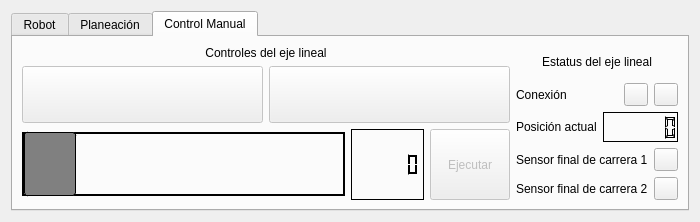
<?xml version="1.0" encoding="UTF-8"?>
<ui version="4.0">
 <class>LinearAxisGUI</class>
 <widget class="QWidget" name="LinearAxisGUI">
  <property name="geometry">
   <rect>
    <x>0</x>
    <y>0</y>
    <width>700</width>
    <height>222</height>
   </rect>
  </property>
  <property name="sizePolicy">
   <sizepolicy hsizetype="Maximum" vsizetype="Maximum">
    <horstretch>0</horstretch>
    <verstretch>0</verstretch>
   </sizepolicy>
  </property>
  <property name="minimumSize">
   <size>
    <width>700</width>
    <height>222</height>
   </size>
  </property>
  <property name="maximumSize">
   <size>
    <width>1000</width>
    <height>249</height>
   </size>
  </property>
  <property name="windowTitle">
   <string>LinearAxisGUI</string>
  </property>
  <layout class="QGridLayout" name="gridLayout">
   <item row="0" column="0">
    <widget class="QTabWidget" name="tabWidget">
     <property name="sizePolicy">
      <sizepolicy hsizetype="Maximum" vsizetype="Maximum">
       <horstretch>0</horstretch>
       <verstretch>0</verstretch>
      </sizepolicy>
     </property>
     <property name="maximumSize">
      <size>
       <width>2000</width>
       <height>2000</height>
      </size>
     </property>
     <property name="currentIndex">
      <number>2</number>
     </property>
     <widget class="QWidget" name="tab_choose">
      <attribute name="title">
       <string>Robot</string>
      </attribute>
      <layout class="QVBoxLayout" name="verticalLayout">
       <item>
        <widget class="QComboBox" name="robotSelection">
         <property name="sizePolicy">
          <sizepolicy hsizetype="Preferred" vsizetype="Preferred">
           <horstretch>0</horstretch>
           <verstretch>0</verstretch>
          </sizepolicy>
         </property>
         <item>
          <property name="text">
           <string>Elija un robot</string>
          </property>
         </item>
         <item>
          <property name="text">
           <string>Universal Robots UR3</string>
          </property>
         </item>
         <item>
          <property name="text">
           <string>Franka Emika Panda</string>
          </property>
         </item>
         <item>
          <property name="text">
           <string>UF Factory xArm</string>
          </property>
         </item>
         <item>
          <property name="text">
           <string>Kinova Jaco</string>
          </property>
         </item>
         <item>
          <property name="text">
           <string>Aubo i3</string>
          </property>
         </item>
        </widget>
       </item>
       <item>
        <widget class="QPushButton" name="pushButton">
         <property name="enabled">
          <bool>false</bool>
         </property>
         <property name="sizePolicy">
          <sizepolicy hsizetype="Minimum" vsizetype="Preferred">
           <horstretch>0</horstretch>
           <verstretch>0</verstretch>
          </sizepolicy>
         </property>
         <property name="text">
          <string>Configuración</string>
         </property>
        </widget>
       </item>
      </layout>
     </widget>
     <widget class="QWidget" name="tab_plan">
      <attribute name="title">
       <string>Planeación</string>
      </attribute>
      <layout class="QHBoxLayout" name="horizontalLayout">
       <item>
        <widget class="QGroupBox" name="axisGroupBox">
         <property name="title">
          <string>Eje lineal</string>
         </property>
         <layout class="QVBoxLayout" name="verticalLayout_2">
          <item>
           <widget class="QRadioButton" name="hwRadioBtn">
            <property name="text">
             <string>Hardware</string>
            </property>
           </widget>
          </item>
          <item>
           <widget class="QRadioButton" name="simRadioBtn">
            <property name="text">
             <string>Simulación</string>
            </property>
            <property name="checked">
             <bool>true</bool>
            </property>
           </widget>
          </item>
          <item>
           <widget class="QRadioButton" name="disableRadioBtn">
            <property name="enabled">
             <bool>false</bool>
            </property>
            <property name="text">
             <string>Deshabilitar</string>
            </property>
           </widget>
          </item>
         </layout>
        </widget>
       </item>
       <item>
        <widget class="QGroupBox" name="robotGroupBox">
         <property name="title">
          <string>Robot</string>
         </property>
         <layout class="QVBoxLayout" name="verticalLayout_3">
          <item>
           <widget class="QRadioButton" name="hwRadioBtn_2">
            <property name="enabled">
             <bool>false</bool>
            </property>
            <property name="text">
             <string>Hardware</string>
            </property>
           </widget>
          </item>
          <item>
           <widget class="QRadioButton" name="simRadioBtn_2">
            <property name="text">
             <string>Simulación</string>
            </property>
            <property name="checked">
             <bool>true</bool>
            </property>
           </widget>
          </item>
          <item>
           <widget class="QRadioButton" name="disableRadioBtn_2">
            <property name="text">
             <string>Deshabilitar</string>
            </property>
           </widget>
          </item>
         </layout>
        </widget>
       </item>
       <item>
        <layout class="QVBoxLayout" name="verticalLayout_4">
         <item>
          <widget class="QPushButton" name="runRVIZ">
           <property name="sizePolicy">
            <sizepolicy hsizetype="Minimum" vsizetype="Preferred">
             <horstretch>0</horstretch>
             <verstretch>0</verstretch>
            </sizepolicy>
           </property>
           <property name="text">
            <string>Realizar Planeación</string>
           </property>
          </widget>
         </item>
         <item>
          <widget class="QPushButton" name="runCode">
           <property name="enabled">
            <bool>false</bool>
           </property>
           <property name="sizePolicy">
            <sizepolicy hsizetype="Minimum" vsizetype="Preferred">
             <horstretch>0</horstretch>
             <verstretch>0</verstretch>
            </sizepolicy>
           </property>
           <property name="text">
            <string>Ejecutar código</string>
           </property>
          </widget>
         </item>
        </layout>
       </item>
      </layout>
     </widget>
     <widget class="QWidget" name="tab_manual">
      <attribute name="title">
       <string>Control Manual</string>
      </attribute>
      <layout class="QHBoxLayout" name="horizontalLayout_2">
       <item>
        <layout class="QVBoxLayout" name="verticalLayout_5">
         <item>
          <widget class="QLabel" name="controlLabel">
           <property name="sizePolicy">
            <sizepolicy hsizetype="Preferred" vsizetype="Minimum">
             <horstretch>0</horstretch>
             <verstretch>0</verstretch>
            </sizepolicy>
           </property>
           <property name="layoutDirection">
            <enum>Qt::LeftToRight</enum>
           </property>
           <property name="text">
            <string>Controles del eje lineal</string>
           </property>
           <property name="alignment">
            <set>Qt::AlignCenter</set>
           </property>
          </widget>
         </item>
         <item>
          <layout class="QHBoxLayout" name="horizontalLayout_6">
           <item>
            <widget class="QToolButton" name="homeBtn">
             <property name="enabled">
              <bool>false</bool>
             </property>
             <property name="sizePolicy">
              <sizepolicy hsizetype="Preferred" vsizetype="Fixed">
               <horstretch>0</horstretch>
               <verstretch>0</verstretch>
              </sizepolicy>
             </property>
             <property name="text">
              <string/>
             </property>
             <property name="icon">
              <iconset>
               <normalon>../../../../../.designer/backup/home.jpeg</normalon>
              </iconset>
             </property>
             <property name="iconSize">
              <size>
               <width>200</width>
               <height>50</height>
              </size>
             </property>
            </widget>
           </item>
           <item>
            <widget class="QToolButton" name="stopBtn">
             <property name="enabled">
              <bool>false</bool>
             </property>
             <property name="sizePolicy">
              <sizepolicy hsizetype="Preferred" vsizetype="Fixed">
               <horstretch>0</horstretch>
               <verstretch>0</verstretch>
              </sizepolicy>
             </property>
             <property name="text">
              <string/>
             </property>
             <property name="icon">
              <iconset>
               <normaloff>../../../../../.designer/backup/stop.png</normaloff>../../../../../.designer/backup/stop.png</iconset>
             </property>
             <property name="iconSize">
              <size>
               <width>200</width>
               <height>50</height>
              </size>
             </property>
            </widget>
           </item>
          </layout>
         </item>
         <item>
          <layout class="QHBoxLayout" name="horizontalLayout_7">
           <item>
            <widget class="QSlider" name="positionControl">
             <property name="enabled">
              <bool>true</bool>
             </property>
             <property name="sizePolicy">
              <sizepolicy hsizetype="Expanding" vsizetype="Expanding">
               <horstretch>0</horstretch>
               <verstretch>0</verstretch>
              </sizepolicy>
             </property>
             <property name="styleSheet">
              <string notr="true">QSlider::groove:horizontal {
    border: 2px solid;
    height: 60px; /* the groove expands to the size of the slider by default. by giving it a height, it has a fixed size */
    margin: 0px 0;
}

QSlider::handle:horizontal {
	background-color: grey;
    border: 1px solid;
	height: 5;
    width: 50px;
    margin: -2px 0px; /* handle is placed by default on the contents rect of the groove. Expand outside the groove */
    border-radius: 3px;
}</string>
             </property>
             <property name="minimum">
              <number>0</number>
             </property>
             <property name="maximum">
              <number>400</number>
             </property>
             <property name="value">
              <number>0</number>
             </property>
             <property name="orientation">
              <enum>Qt::Horizontal</enum>
             </property>
            </widget>
           </item>
           <item>
            <widget class="QLCDNumber" name="positionDisplay_2">
             <property name="enabled">
              <bool>false</bool>
             </property>
             <property name="palette">
              <palette>
               <active>
                <colorrole role="WindowText">
                 <brush brushstyle="SolidPattern">
                  <color alpha="255">
                   <red>255</red>
                   <green>255</green>
                   <blue>255</blue>
                  </color>
                 </brush>
                </colorrole>
                <colorrole role="Button">
                 <brush brushstyle="SolidPattern">
                  <color alpha="255">
                   <red>0</red>
                   <green>0</green>
                   <blue>0</blue>
                  </color>
                 </brush>
                </colorrole>
                <colorrole role="Light">
                 <brush brushstyle="SolidPattern">
                  <color alpha="255">
                   <red>0</red>
                   <green>0</green>
                   <blue>0</blue>
                  </color>
                 </brush>
                </colorrole>
                <colorrole role="Midlight">
                 <brush brushstyle="SolidPattern">
                  <color alpha="255">
                   <red>0</red>
                   <green>0</green>
                   <blue>0</blue>
                  </color>
                 </brush>
                </colorrole>
                <colorrole role="Dark">
                 <brush brushstyle="SolidPattern">
                  <color alpha="255">
                   <red>0</red>
                   <green>0</green>
                   <blue>0</blue>
                  </color>
                 </brush>
                </colorrole>
                <colorrole role="Mid">
                 <brush brushstyle="SolidPattern">
                  <color alpha="255">
                   <red>0</red>
                   <green>0</green>
                   <blue>0</blue>
                  </color>
                 </brush>
                </colorrole>
                <colorrole role="Text">
                 <brush brushstyle="SolidPattern">
                  <color alpha="255">
                   <red>255</red>
                   <green>255</green>
                   <blue>255</blue>
                  </color>
                 </brush>
                </colorrole>
                <colorrole role="BrightText">
                 <brush brushstyle="SolidPattern">
                  <color alpha="255">
                   <red>255</red>
                   <green>255</green>
                   <blue>255</blue>
                  </color>
                 </brush>
                </colorrole>
                <colorrole role="ButtonText">
                 <brush brushstyle="SolidPattern">
                  <color alpha="255">
                   <red>255</red>
                   <green>255</green>
                   <blue>255</blue>
                  </color>
                 </brush>
                </colorrole>
                <colorrole role="Base">
                 <brush brushstyle="SolidPattern">
                  <color alpha="255">
                   <red>0</red>
                   <green>0</green>
                   <blue>0</blue>
                  </color>
                 </brush>
                </colorrole>
                <colorrole role="Window">
                 <brush brushstyle="SolidPattern">
                  <color alpha="255">
                   <red>0</red>
                   <green>0</green>
                   <blue>0</blue>
                  </color>
                 </brush>
                </colorrole>
                <colorrole role="Shadow">
                 <brush brushstyle="SolidPattern">
                  <color alpha="255">
                   <red>0</red>
                   <green>0</green>
                   <blue>0</blue>
                  </color>
                 </brush>
                </colorrole>
                <colorrole role="AlternateBase">
                 <brush brushstyle="SolidPattern">
                  <color alpha="255">
                   <red>0</red>
                   <green>0</green>
                   <blue>0</blue>
                  </color>
                 </brush>
                </colorrole>
                <colorrole role="ToolTipBase">
                 <brush brushstyle="SolidPattern">
                  <color alpha="255">
                   <red>255</red>
                   <green>255</green>
                   <blue>220</blue>
                  </color>
                 </brush>
                </colorrole>
                <colorrole role="ToolTipText">
                 <brush brushstyle="SolidPattern">
                  <color alpha="255">
                   <red>0</red>
                   <green>0</green>
                   <blue>0</blue>
                  </color>
                 </brush>
                </colorrole>
                <colorrole role="PlaceholderText">
                 <brush brushstyle="SolidPattern">
                  <color alpha="128">
                   <red>255</red>
                   <green>255</green>
                   <blue>255</blue>
                  </color>
                 </brush>
                </colorrole>
               </active>
               <inactive>
                <colorrole role="WindowText">
                 <brush brushstyle="SolidPattern">
                  <color alpha="255">
                   <red>255</red>
                   <green>255</green>
                   <blue>255</blue>
                  </color>
                 </brush>
                </colorrole>
                <colorrole role="Button">
                 <brush brushstyle="SolidPattern">
                  <color alpha="255">
                   <red>0</red>
                   <green>0</green>
                   <blue>0</blue>
                  </color>
                 </brush>
                </colorrole>
                <colorrole role="Light">
                 <brush brushstyle="SolidPattern">
                  <color alpha="255">
                   <red>0</red>
                   <green>0</green>
                   <blue>0</blue>
                  </color>
                 </brush>
                </colorrole>
                <colorrole role="Midlight">
                 <brush brushstyle="SolidPattern">
                  <color alpha="255">
                   <red>0</red>
                   <green>0</green>
                   <blue>0</blue>
                  </color>
                 </brush>
                </colorrole>
                <colorrole role="Dark">
                 <brush brushstyle="SolidPattern">
                  <color alpha="255">
                   <red>0</red>
                   <green>0</green>
                   <blue>0</blue>
                  </color>
                 </brush>
                </colorrole>
                <colorrole role="Mid">
                 <brush brushstyle="SolidPattern">
                  <color alpha="255">
                   <red>0</red>
                   <green>0</green>
                   <blue>0</blue>
                  </color>
                 </brush>
                </colorrole>
                <colorrole role="Text">
                 <brush brushstyle="SolidPattern">
                  <color alpha="255">
                   <red>255</red>
                   <green>255</green>
                   <blue>255</blue>
                  </color>
                 </brush>
                </colorrole>
                <colorrole role="BrightText">
                 <brush brushstyle="SolidPattern">
                  <color alpha="255">
                   <red>255</red>
                   <green>255</green>
                   <blue>255</blue>
                  </color>
                 </brush>
                </colorrole>
                <colorrole role="ButtonText">
                 <brush brushstyle="SolidPattern">
                  <color alpha="255">
                   <red>255</red>
                   <green>255</green>
                   <blue>255</blue>
                  </color>
                 </brush>
                </colorrole>
                <colorrole role="Base">
                 <brush brushstyle="SolidPattern">
                  <color alpha="255">
                   <red>0</red>
                   <green>0</green>
                   <blue>0</blue>
                  </color>
                 </brush>
                </colorrole>
                <colorrole role="Window">
                 <brush brushstyle="SolidPattern">
                  <color alpha="255">
                   <red>0</red>
                   <green>0</green>
                   <blue>0</blue>
                  </color>
                 </brush>
                </colorrole>
                <colorrole role="Shadow">
                 <brush brushstyle="SolidPattern">
                  <color alpha="255">
                   <red>0</red>
                   <green>0</green>
                   <blue>0</blue>
                  </color>
                 </brush>
                </colorrole>
                <colorrole role="AlternateBase">
                 <brush brushstyle="SolidPattern">
                  <color alpha="255">
                   <red>0</red>
                   <green>0</green>
                   <blue>0</blue>
                  </color>
                 </brush>
                </colorrole>
                <colorrole role="ToolTipBase">
                 <brush brushstyle="SolidPattern">
                  <color alpha="255">
                   <red>255</red>
                   <green>255</green>
                   <blue>220</blue>
                  </color>
                 </brush>
                </colorrole>
                <colorrole role="ToolTipText">
                 <brush brushstyle="SolidPattern">
                  <color alpha="255">
                   <red>0</red>
                   <green>0</green>
                   <blue>0</blue>
                  </color>
                 </brush>
                </colorrole>
                <colorrole role="PlaceholderText">
                 <brush brushstyle="SolidPattern">
                  <color alpha="128">
                   <red>255</red>
                   <green>255</green>
                   <blue>255</blue>
                  </color>
                 </brush>
                </colorrole>
               </inactive>
               <disabled>
                <colorrole role="WindowText">
                 <brush brushstyle="SolidPattern">
                  <color alpha="255">
                   <red>0</red>
                   <green>0</green>
                   <blue>0</blue>
                  </color>
                 </brush>
                </colorrole>
                <colorrole role="Button">
                 <brush brushstyle="SolidPattern">
                  <color alpha="255">
                   <red>0</red>
                   <green>0</green>
                   <blue>0</blue>
                  </color>
                 </brush>
                </colorrole>
                <colorrole role="Light">
                 <brush brushstyle="SolidPattern">
                  <color alpha="255">
                   <red>0</red>
                   <green>0</green>
                   <blue>0</blue>
                  </color>
                 </brush>
                </colorrole>
                <colorrole role="Midlight">
                 <brush brushstyle="SolidPattern">
                  <color alpha="255">
                   <red>0</red>
                   <green>0</green>
                   <blue>0</blue>
                  </color>
                 </brush>
                </colorrole>
                <colorrole role="Dark">
                 <brush brushstyle="SolidPattern">
                  <color alpha="255">
                   <red>0</red>
                   <green>0</green>
                   <blue>0</blue>
                  </color>
                 </brush>
                </colorrole>
                <colorrole role="Mid">
                 <brush brushstyle="SolidPattern">
                  <color alpha="255">
                   <red>0</red>
                   <green>0</green>
                   <blue>0</blue>
                  </color>
                 </brush>
                </colorrole>
                <colorrole role="Text">
                 <brush brushstyle="SolidPattern">
                  <color alpha="255">
                   <red>0</red>
                   <green>0</green>
                   <blue>0</blue>
                  </color>
                 </brush>
                </colorrole>
                <colorrole role="BrightText">
                 <brush brushstyle="SolidPattern">
                  <color alpha="255">
                   <red>255</red>
                   <green>255</green>
                   <blue>255</blue>
                  </color>
                 </brush>
                </colorrole>
                <colorrole role="ButtonText">
                 <brush brushstyle="SolidPattern">
                  <color alpha="255">
                   <red>0</red>
                   <green>0</green>
                   <blue>0</blue>
                  </color>
                 </brush>
                </colorrole>
                <colorrole role="Base">
                 <brush brushstyle="SolidPattern">
                  <color alpha="255">
                   <red>0</red>
                   <green>0</green>
                   <blue>0</blue>
                  </color>
                 </brush>
                </colorrole>
                <colorrole role="Window">
                 <brush brushstyle="SolidPattern">
                  <color alpha="255">
                   <red>0</red>
                   <green>0</green>
                   <blue>0</blue>
                  </color>
                 </brush>
                </colorrole>
                <colorrole role="Shadow">
                 <brush brushstyle="SolidPattern">
                  <color alpha="255">
                   <red>0</red>
                   <green>0</green>
                   <blue>0</blue>
                  </color>
                 </brush>
                </colorrole>
                <colorrole role="AlternateBase">
                 <brush brushstyle="SolidPattern">
                  <color alpha="255">
                   <red>0</red>
                   <green>0</green>
                   <blue>0</blue>
                  </color>
                 </brush>
                </colorrole>
                <colorrole role="ToolTipBase">
                 <brush brushstyle="SolidPattern">
                  <color alpha="255">
                   <red>255</red>
                   <green>255</green>
                   <blue>220</blue>
                  </color>
                 </brush>
                </colorrole>
                <colorrole role="ToolTipText">
                 <brush brushstyle="SolidPattern">
                  <color alpha="255">
                   <red>0</red>
                   <green>0</green>
                   <blue>0</blue>
                  </color>
                 </brush>
                </colorrole>
                <colorrole role="PlaceholderText">
                 <brush brushstyle="SolidPattern">
                  <color alpha="128">
                   <red>255</red>
                   <green>255</green>
                   <blue>255</blue>
                  </color>
                 </brush>
                </colorrole>
               </disabled>
              </palette>
             </property>
             <property name="font">
              <font>
               <pointsize>20</pointsize>
              </font>
             </property>
             <property name="frameShape">
              <enum>QFrame::Panel</enum>
             </property>
             <property name="frameShadow">
              <enum>QFrame::Plain</enum>
             </property>
             <property name="lineWidth">
              <number>1</number>
             </property>
             <property name="midLineWidth">
              <number>2</number>
             </property>
             <property name="smallDecimalPoint">
              <bool>false</bool>
             </property>
             <property name="digitCount">
              <number>6</number>
             </property>
             <property name="mode">
              <enum>QLCDNumber::Dec</enum>
             </property>
             <property name="segmentStyle">
              <enum>QLCDNumber::Outline</enum>
             </property>
             <property name="value" stdset="0">
              <double>0.000000000000000</double>
             </property>
             <property name="intValue" stdset="0">
              <number>0</number>
             </property>
            </widget>
           </item>
           <item>
            <widget class="QPushButton" name="sendPosButton">
             <property name="enabled">
              <bool>false</bool>
             </property>
             <property name="sizePolicy">
              <sizepolicy hsizetype="Minimum" vsizetype="Preferred">
               <horstretch>0</horstretch>
               <verstretch>0</verstretch>
              </sizepolicy>
             </property>
             <property name="text">
              <string>Ejecutar</string>
             </property>
            </widget>
           </item>
          </layout>
         </item>
        </layout>
       </item>
       <item>
        <layout class="QVBoxLayout" name="verticalLayout_6">
         <item>
          <widget class="QLabel" name="statusLabel">
           <property name="sizePolicy">
            <sizepolicy hsizetype="Preferred" vsizetype="Minimum">
             <horstretch>0</horstretch>
             <verstretch>0</verstretch>
            </sizepolicy>
           </property>
           <property name="text">
            <string>Estatus del eje lineal</string>
           </property>
           <property name="alignment">
            <set>Qt::AlignCenter</set>
           </property>
          </widget>
         </item>
         <item>
          <layout class="QHBoxLayout" name="horizontalLayout_3">
           <item>
            <widget class="QLabel" name="connectionLabel">
             <property name="text">
              <string>Conexión</string>
             </property>
            </widget>
           </item>
           <item>
            <widget class="QToolButton" name="reloadBtn">
             <property name="text">
              <string/>
             </property>
            </widget>
           </item>
           <item>
            <widget class="MyToolButton" name="connectionLed">
             <property name="text">
              <string/>
             </property>
            </widget>
           </item>
          </layout>
         </item>
         <item>
          <layout class="QHBoxLayout" name="horizontalLayout_8">
           <item>
            <widget class="QLabel" name="label">
             <property name="text">
              <string>Posición actual</string>
             </property>
            </widget>
           </item>
           <item>
            <widget class="QLCDNumber" name="positionDisplay">
             <property name="enabled">
              <bool>false</bool>
             </property>
             <property name="palette">
              <palette>
               <active>
                <colorrole role="WindowText">
                 <brush brushstyle="SolidPattern">
                  <color alpha="255">
                   <red>255</red>
                   <green>255</green>
                   <blue>255</blue>
                  </color>
                 </brush>
                </colorrole>
                <colorrole role="Button">
                 <brush brushstyle="SolidPattern">
                  <color alpha="255">
                   <red>0</red>
                   <green>0</green>
                   <blue>0</blue>
                  </color>
                 </brush>
                </colorrole>
                <colorrole role="Light">
                 <brush brushstyle="SolidPattern">
                  <color alpha="255">
                   <red>0</red>
                   <green>0</green>
                   <blue>0</blue>
                  </color>
                 </brush>
                </colorrole>
                <colorrole role="Midlight">
                 <brush brushstyle="SolidPattern">
                  <color alpha="255">
                   <red>0</red>
                   <green>0</green>
                   <blue>0</blue>
                  </color>
                 </brush>
                </colorrole>
                <colorrole role="Dark">
                 <brush brushstyle="SolidPattern">
                  <color alpha="255">
                   <red>0</red>
                   <green>0</green>
                   <blue>0</blue>
                  </color>
                 </brush>
                </colorrole>
                <colorrole role="Mid">
                 <brush brushstyle="SolidPattern">
                  <color alpha="255">
                   <red>0</red>
                   <green>0</green>
                   <blue>0</blue>
                  </color>
                 </brush>
                </colorrole>
                <colorrole role="Text">
                 <brush brushstyle="SolidPattern">
                  <color alpha="255">
                   <red>255</red>
                   <green>255</green>
                   <blue>255</blue>
                  </color>
                 </brush>
                </colorrole>
                <colorrole role="BrightText">
                 <brush brushstyle="SolidPattern">
                  <color alpha="255">
                   <red>255</red>
                   <green>255</green>
                   <blue>255</blue>
                  </color>
                 </brush>
                </colorrole>
                <colorrole role="ButtonText">
                 <brush brushstyle="SolidPattern">
                  <color alpha="255">
                   <red>255</red>
                   <green>255</green>
                   <blue>255</blue>
                  </color>
                 </brush>
                </colorrole>
                <colorrole role="Base">
                 <brush brushstyle="SolidPattern">
                  <color alpha="255">
                   <red>0</red>
                   <green>0</green>
                   <blue>0</blue>
                  </color>
                 </brush>
                </colorrole>
                <colorrole role="Window">
                 <brush brushstyle="SolidPattern">
                  <color alpha="255">
                   <red>0</red>
                   <green>0</green>
                   <blue>0</blue>
                  </color>
                 </brush>
                </colorrole>
                <colorrole role="Shadow">
                 <brush brushstyle="SolidPattern">
                  <color alpha="255">
                   <red>0</red>
                   <green>0</green>
                   <blue>0</blue>
                  </color>
                 </brush>
                </colorrole>
                <colorrole role="AlternateBase">
                 <brush brushstyle="SolidPattern">
                  <color alpha="255">
                   <red>0</red>
                   <green>0</green>
                   <blue>0</blue>
                  </color>
                 </brush>
                </colorrole>
                <colorrole role="ToolTipBase">
                 <brush brushstyle="SolidPattern">
                  <color alpha="255">
                   <red>255</red>
                   <green>255</green>
                   <blue>220</blue>
                  </color>
                 </brush>
                </colorrole>
                <colorrole role="ToolTipText">
                 <brush brushstyle="SolidPattern">
                  <color alpha="255">
                   <red>0</red>
                   <green>0</green>
                   <blue>0</blue>
                  </color>
                 </brush>
                </colorrole>
                <colorrole role="PlaceholderText">
                 <brush brushstyle="SolidPattern">
                  <color alpha="128">
                   <red>255</red>
                   <green>255</green>
                   <blue>255</blue>
                  </color>
                 </brush>
                </colorrole>
               </active>
               <inactive>
                <colorrole role="WindowText">
                 <brush brushstyle="SolidPattern">
                  <color alpha="255">
                   <red>255</red>
                   <green>255</green>
                   <blue>255</blue>
                  </color>
                 </brush>
                </colorrole>
                <colorrole role="Button">
                 <brush brushstyle="SolidPattern">
                  <color alpha="255">
                   <red>0</red>
                   <green>0</green>
                   <blue>0</blue>
                  </color>
                 </brush>
                </colorrole>
                <colorrole role="Light">
                 <brush brushstyle="SolidPattern">
                  <color alpha="255">
                   <red>0</red>
                   <green>0</green>
                   <blue>0</blue>
                  </color>
                 </brush>
                </colorrole>
                <colorrole role="Midlight">
                 <brush brushstyle="SolidPattern">
                  <color alpha="255">
                   <red>0</red>
                   <green>0</green>
                   <blue>0</blue>
                  </color>
                 </brush>
                </colorrole>
                <colorrole role="Dark">
                 <brush brushstyle="SolidPattern">
                  <color alpha="255">
                   <red>0</red>
                   <green>0</green>
                   <blue>0</blue>
                  </color>
                 </brush>
                </colorrole>
                <colorrole role="Mid">
                 <brush brushstyle="SolidPattern">
                  <color alpha="255">
                   <red>0</red>
                   <green>0</green>
                   <blue>0</blue>
                  </color>
                 </brush>
                </colorrole>
                <colorrole role="Text">
                 <brush brushstyle="SolidPattern">
                  <color alpha="255">
                   <red>255</red>
                   <green>255</green>
                   <blue>255</blue>
                  </color>
                 </brush>
                </colorrole>
                <colorrole role="BrightText">
                 <brush brushstyle="SolidPattern">
                  <color alpha="255">
                   <red>255</red>
                   <green>255</green>
                   <blue>255</blue>
                  </color>
                 </brush>
                </colorrole>
                <colorrole role="ButtonText">
                 <brush brushstyle="SolidPattern">
                  <color alpha="255">
                   <red>255</red>
                   <green>255</green>
                   <blue>255</blue>
                  </color>
                 </brush>
                </colorrole>
                <colorrole role="Base">
                 <brush brushstyle="SolidPattern">
                  <color alpha="255">
                   <red>0</red>
                   <green>0</green>
                   <blue>0</blue>
                  </color>
                 </brush>
                </colorrole>
                <colorrole role="Window">
                 <brush brushstyle="SolidPattern">
                  <color alpha="255">
                   <red>0</red>
                   <green>0</green>
                   <blue>0</blue>
                  </color>
                 </brush>
                </colorrole>
                <colorrole role="Shadow">
                 <brush brushstyle="SolidPattern">
                  <color alpha="255">
                   <red>0</red>
                   <green>0</green>
                   <blue>0</blue>
                  </color>
                 </brush>
                </colorrole>
                <colorrole role="AlternateBase">
                 <brush brushstyle="SolidPattern">
                  <color alpha="255">
                   <red>0</red>
                   <green>0</green>
                   <blue>0</blue>
                  </color>
                 </brush>
                </colorrole>
                <colorrole role="ToolTipBase">
                 <brush brushstyle="SolidPattern">
                  <color alpha="255">
                   <red>255</red>
                   <green>255</green>
                   <blue>220</blue>
                  </color>
                 </brush>
                </colorrole>
                <colorrole role="ToolTipText">
                 <brush brushstyle="SolidPattern">
                  <color alpha="255">
                   <red>0</red>
                   <green>0</green>
                   <blue>0</blue>
                  </color>
                 </brush>
                </colorrole>
                <colorrole role="PlaceholderText">
                 <brush brushstyle="SolidPattern">
                  <color alpha="128">
                   <red>255</red>
                   <green>255</green>
                   <blue>255</blue>
                  </color>
                 </brush>
                </colorrole>
               </inactive>
               <disabled>
                <colorrole role="WindowText">
                 <brush brushstyle="SolidPattern">
                  <color alpha="255">
                   <red>0</red>
                   <green>0</green>
                   <blue>0</blue>
                  </color>
                 </brush>
                </colorrole>
                <colorrole role="Button">
                 <brush brushstyle="SolidPattern">
                  <color alpha="255">
                   <red>0</red>
                   <green>0</green>
                   <blue>0</blue>
                  </color>
                 </brush>
                </colorrole>
                <colorrole role="Light">
                 <brush brushstyle="SolidPattern">
                  <color alpha="255">
                   <red>0</red>
                   <green>0</green>
                   <blue>0</blue>
                  </color>
                 </brush>
                </colorrole>
                <colorrole role="Midlight">
                 <brush brushstyle="SolidPattern">
                  <color alpha="255">
                   <red>0</red>
                   <green>0</green>
                   <blue>0</blue>
                  </color>
                 </brush>
                </colorrole>
                <colorrole role="Dark">
                 <brush brushstyle="SolidPattern">
                  <color alpha="255">
                   <red>0</red>
                   <green>0</green>
                   <blue>0</blue>
                  </color>
                 </brush>
                </colorrole>
                <colorrole role="Mid">
                 <brush brushstyle="SolidPattern">
                  <color alpha="255">
                   <red>0</red>
                   <green>0</green>
                   <blue>0</blue>
                  </color>
                 </brush>
                </colorrole>
                <colorrole role="Text">
                 <brush brushstyle="SolidPattern">
                  <color alpha="255">
                   <red>0</red>
                   <green>0</green>
                   <blue>0</blue>
                  </color>
                 </brush>
                </colorrole>
                <colorrole role="BrightText">
                 <brush brushstyle="SolidPattern">
                  <color alpha="255">
                   <red>255</red>
                   <green>255</green>
                   <blue>255</blue>
                  </color>
                 </brush>
                </colorrole>
                <colorrole role="ButtonText">
                 <brush brushstyle="SolidPattern">
                  <color alpha="255">
                   <red>0</red>
                   <green>0</green>
                   <blue>0</blue>
                  </color>
                 </brush>
                </colorrole>
                <colorrole role="Base">
                 <brush brushstyle="SolidPattern">
                  <color alpha="255">
                   <red>0</red>
                   <green>0</green>
                   <blue>0</blue>
                  </color>
                 </brush>
                </colorrole>
                <colorrole role="Window">
                 <brush brushstyle="SolidPattern">
                  <color alpha="255">
                   <red>0</red>
                   <green>0</green>
                   <blue>0</blue>
                  </color>
                 </brush>
                </colorrole>
                <colorrole role="Shadow">
                 <brush brushstyle="SolidPattern">
                  <color alpha="255">
                   <red>0</red>
                   <green>0</green>
                   <blue>0</blue>
                  </color>
                 </brush>
                </colorrole>
                <colorrole role="AlternateBase">
                 <brush brushstyle="SolidPattern">
                  <color alpha="255">
                   <red>0</red>
                   <green>0</green>
                   <blue>0</blue>
                  </color>
                 </brush>
                </colorrole>
                <colorrole role="ToolTipBase">
                 <brush brushstyle="SolidPattern">
                  <color alpha="255">
                   <red>255</red>
                   <green>255</green>
                   <blue>220</blue>
                  </color>
                 </brush>
                </colorrole>
                <colorrole role="ToolTipText">
                 <brush brushstyle="SolidPattern">
                  <color alpha="255">
                   <red>0</red>
                   <green>0</green>
                   <blue>0</blue>
                  </color>
                 </brush>
                </colorrole>
                <colorrole role="PlaceholderText">
                 <brush brushstyle="SolidPattern">
                  <color alpha="128">
                   <red>255</red>
                   <green>255</green>
                   <blue>255</blue>
                  </color>
                 </brush>
                </colorrole>
               </disabled>
              </palette>
             </property>
             <property name="font">
              <font>
               <pointsize>20</pointsize>
              </font>
             </property>
             <property name="frameShape">
              <enum>QFrame::Panel</enum>
             </property>
             <property name="frameShadow">
              <enum>QFrame::Plain</enum>
             </property>
             <property name="lineWidth">
              <number>1</number>
             </property>
             <property name="midLineWidth">
              <number>2</number>
             </property>
             <property name="smallDecimalPoint">
              <bool>false</bool>
             </property>
             <property name="digitCount">
              <number>6</number>
             </property>
             <property name="mode">
              <enum>QLCDNumber::Dec</enum>
             </property>
             <property name="segmentStyle">
              <enum>QLCDNumber::Outline</enum>
             </property>
             <property name="value" stdset="0">
              <double>0.000000000000000</double>
             </property>
             <property name="intValue" stdset="0">
              <number>0</number>
             </property>
            </widget>
           </item>
          </layout>
         </item>
         <item>
          <layout class="QHBoxLayout" name="horizontalLayout_4">
           <item>
            <widget class="QLabel" name="sensor1Label">
             <property name="text">
              <string>Sensor final de carrera 1</string>
             </property>
            </widget>
           </item>
           <item>
            <widget class="MyToolButton" name="sensor1Led">
             <property name="text">
              <string/>
             </property>
            </widget>
           </item>
          </layout>
         </item>
         <item>
          <layout class="QHBoxLayout" name="horizontalLayout_5">
           <item>
            <widget class="QLabel" name="sensor2Label">
             <property name="text">
              <string>Sensor final de carrera 2</string>
             </property>
            </widget>
           </item>
           <item>
            <widget class="MyToolButton" name="sensor2Led">
             <property name="text">
              <string/>
             </property>
            </widget>
           </item>
          </layout>
         </item>
        </layout>
       </item>
      </layout>
     </widget>
    </widget>
   </item>
  </layout>
 </widget>
 <customwidgets>
  <customwidget>
   <class>MyToolButton</class>
   <extends>QToolButton</extends>
   <header>cobots_axis_gui/mytoolbutton.h</header>
  </customwidget>
 </customwidgets>
 <resources/>
 <connections/>
</ui>
